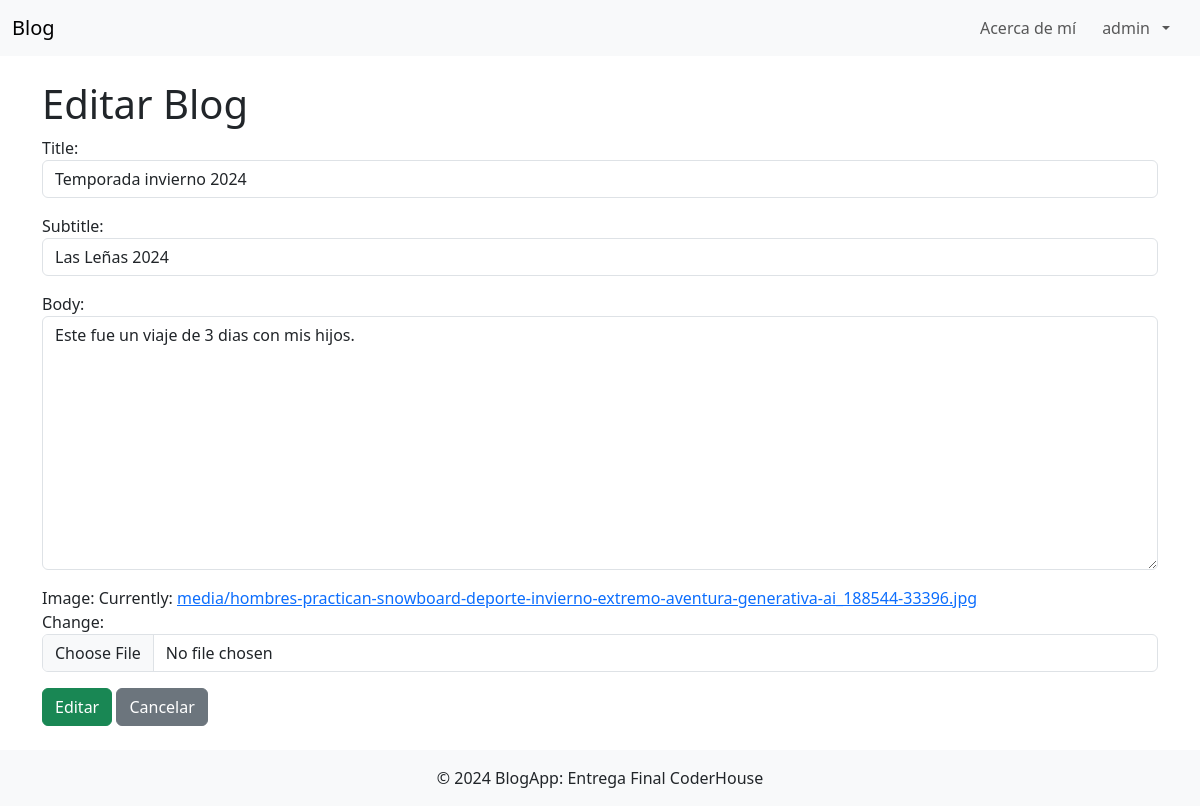
Page /blog/1/edit/ (signed in) on the committed database.
### blogapp/models.py (models this page shows, shortened)
class Blog(models.Model):
    title = models.CharField(max_length=100)
    subtitle = models.CharField(max_length=200)
    body = models.TextField()
    image = models.ImageField(upload_to='blog_images/')
    created_at = models.DateTimeField(auto_now_add=True)
    updated_at = models.DateTimeField(auto_now=True)

### blogapp/views.py (the view)
# urls.py: path('blog/<int:blog_id>/edit/', views.blog_update,
@login_required
def blog_update(request, blog_id):
    blog = get_object_or_404(Blog, id=blog_id)
    if request.method == 'POST':
        form = BlogForm(request.POST, request.FILES, instance=blog)
        if form.is_valid():
            form.save()
            messages.success(request, "¡Blog actualizado exitosamente!")
            return redirect('blog_detail', blog_id=blog.id)
    else:
        form = BlogForm(instance=blog)
    return render(request, 'blogapp/blog_form.html', {'form': form, 'action': 'Editar'})

### blogapp/forms.py (shortened to what this page needs)
class BlogForm(forms.ModelForm):
    class Meta:
        model = Blog
        fields = ['title', 'subtitle', 'body', 'image']
        widgets = {
            'title': forms.TextInput(attrs={'class': 'form-control'}),
            'subtitle': forms.TextInput(attrs={'class': 'form-control'}),
            'body': forms.Textarea(attrs={'class': 'form-control'}),
            'image': forms.ClearableFileInput(attrs={'class': 'form-control'}),
        }

### blogapp/templates/blogapp/blog_form.html (shortened to what this page needs)
{% extends 'blogapp/base.html' %}
{% block content %}
<h1>{{ action }} Blog</h1>
<form method="post" enctype="multipart/form-data">
    {{ form.as_p }}
    <button type="submit" class="btn btn-success">{{ action }}</button>
    <a href="{% url 'home' %}" class="btn btn-secondary">Cancelar</a>
</form>
{% endblock %}

### blogapp/templates/blogapp/base.html (shortened to what this page needs)
<!DOCTYPE html>
<html lang="en">
<head>
    <link href="https://cdn.jsdelivr.net/npm/bootstrap@5.3.0/dist/css/bootstrap.min.css" rel="stylesheet">
    {% load static %}
    <link rel="stylesheet" href="{% static 'css/style.css' %}">
</head>
<body>
    <nav class="navbar navbar-expand-lg navbar-light bg-light">
        <div class="container-fluid">
            <a class="navbar-brand" href="{% url 'home' %}">Blog</a>
            <div class="collapse navbar-collapse" id="navbarNav">
                <ul class="navbar-nav ms-auto">
                    <li class="nav-item">
                        <a class="nav-link" href="{% url 'about' %}">Acerca de mí</a>
                    </li>
                    {% if user.is_authenticated %}
                    <li class="nav-item dropdown">
                        <a class="nav-link dropdown-toggle d-flex align-items-center" href="#" id="navbarDropdown"
                            role="button" data-bs-toggle="dropdown" aria-expanded="false">
                            {% if user.profile.image %}
                            <img src="{{ user.profile.image.url }}" alt="Foto de perfil" class="rounded-circle me-2"
                                style="width: 35px; height: 35px; object-fit: cover;">
                            {% else %}
                            <span class="me-2">{{ user.username }}</span>
                            {% endif %}
                        </a>
                    </li>
                    {% endif %}
                </ul>
            </div>
        </div>
    </nav>
    <div class="container mt-4">
        {% block content %}{% endblock %}
    </div>
    <footer class="bg-light text-center text-lg-start mt-4">
        <div class="text-center p-3">
            © 2024 BlogApp: Entrega Final CoderHouse
        </div>
    </footer>
</body>
</html>

### static/css/style.css (style rules this page uses)
.navbar .nav-link { margin-right: 10px; }

### rows in the picture
Blog: title "Temporada invierno 2024", subtitle "Las Leñas 2024", body "Este fue un viaje de 3 dias con mis hijos."

### other values in the picture
{{ user.username }} "admin"
{{ action }} "Editar"
